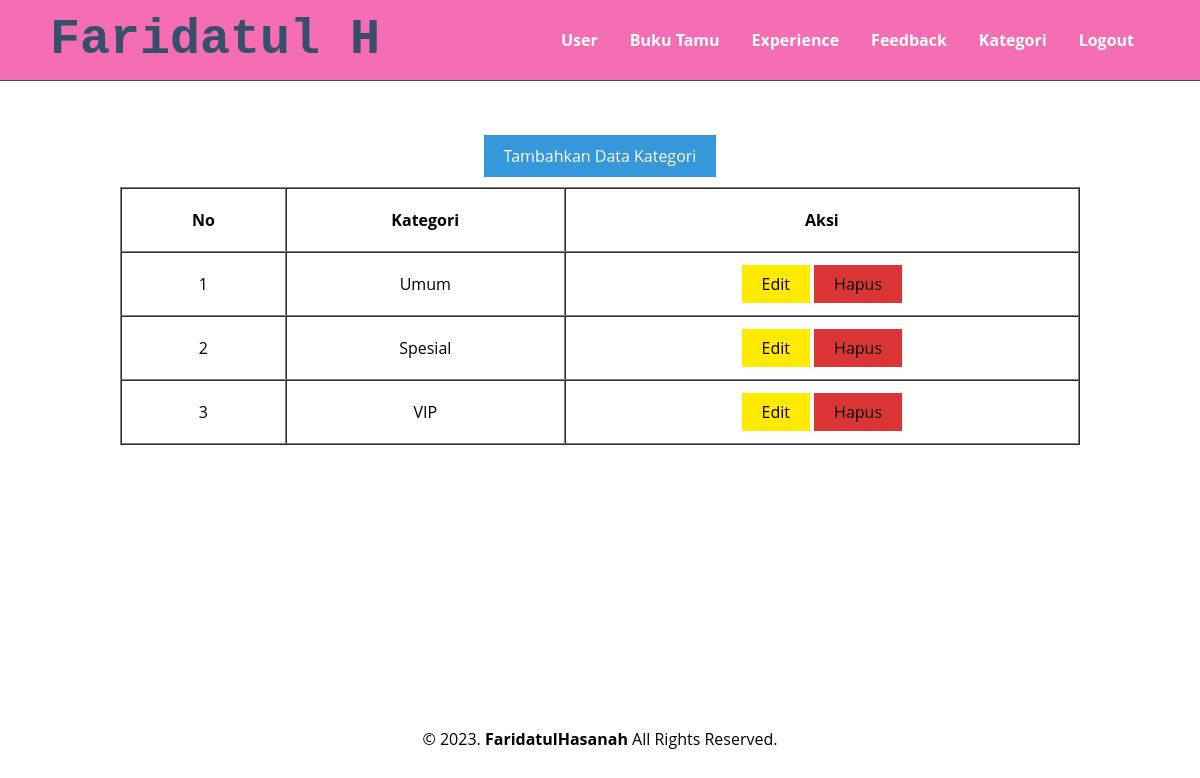
/kategori/index.php (signed in), run on the app's committed database.
### tables this page shows
CREATE TABLE `kategori` (
  `id` int NOT NULL,
  `nama_kategori` text NOT NULL
);

### kategori/index.php (the view, shortened to what this page needs)
<?php
    include '../koneksi.php';
?>
<!DOCTYPE html>
<html lang="en">
<head>
    <link rel="stylesheet" href="../style.css">
</head>
<body>
    <nav>
        <div class="wrapper">
            <div class="logo"><a href='../dashboard/'>Faridatul H</a></div>
            <div class="menu">
                <ul>
                    <li><a href="../user/">User</a></li>
                    <li><a href="../buku-tamu/">Buku Tamu</a></li>
                    <li><a href="../experience/">Experience</a></li>
                    <li><a href="../feedback/">Feedback</a></li>
                    <li><a href="../kategori/">Kategori</a></li>
                    <li><a href="../logout.php">Logout</a></li>
                </ul>
            </div>
        </div>
    </nav>
    <div class="content">
        <center class="jarak">
            <a href="create.php" class="tombol-create">Tambahkan Data Kategori</a>
        </center>
        <table border="1" width="80%" align="center" cellpadding="20" cellspacing="0">
            <tr>
                <th>No</th>
                <th>Kategori</th>
                <th>Aksi</th>
            </tr>
            <?php
            $i=1;
            $sql = mysqli_query($koneksi, "SELECT * FROM kategori");
            while($data = mysqli_fetch_assoc($sql)){
        ?>
        <tr>
            <td><?php echo $i++ ?></td>
            <td><?php echo $data['nama_kategori']; ?></td>
            <td>
                <a href="update.php?id=<?php echo $data['id']; ?>" class="tombol-edit">Edit</a>
                <a href="delete.php?id=<?php echo $data['id']; ?>" class="tombol-hapus">Hapus</a>
            </td>
        </tr>
        <?php } ?>
        </table>
    </div>
    <div id="copyright">
        <div class="wrapper">
            &copy; 2023. <b>FaridatulHasanah</b> All Rights Reserved.
        </div>
    </div>
</body>
</html>

### style.css (style rules this page uses)
* { text-decoration: none; }
body { margin: 0px; padding: 0px; font-family: 'Open Sans',sans-serif; }
.wrapper { width: 1100px; margin: auto; position: relative; }
.logo a { font-size: 50px; font-weight: 800; float: left; font-family: courier; color: #364f6b; }
.menu { float: right; }
nav { width: 100%; margin: auto; display: flex; line-height: 80px; position: sticky; position: -webkit-sticky; top: 0; background: #F56EB3; z-index: 1; border-bottom:1px solid #364f6b; }
nav ul { list-style-type: none; margin: 0; padding: 0; overflow: hidden; }
nav ul li { float: left; }
nav ul li a { color: white; font-weight: bold; text-align: center; padding: 0px 16px 0px 16px; text-decoration: none; }
#copyright { text-align: center; width: 100%; padding: 50px 0px 50px 0px; position: fixed; bottom: 0; margin-top: 50px; }
.content { margin-top: 8vh; text-align: center; }
.jarak { margin: 20px; }
.tombol-create { background: #3498db; color: #fff; border: 0; padding: 10px 20px; }
.tombol-edit { background: #ffea00; color: #000; border: 0; padding: 8px 20px; }
.tombol-hapus { background: #db3434; color: #000; border: 0; padding: 8px 20px; }

### data on the page
kategori: nama_kategori "Umum"
kategori: nama_kategori "Spesial"
kategori: nama_kategori "VIP"
